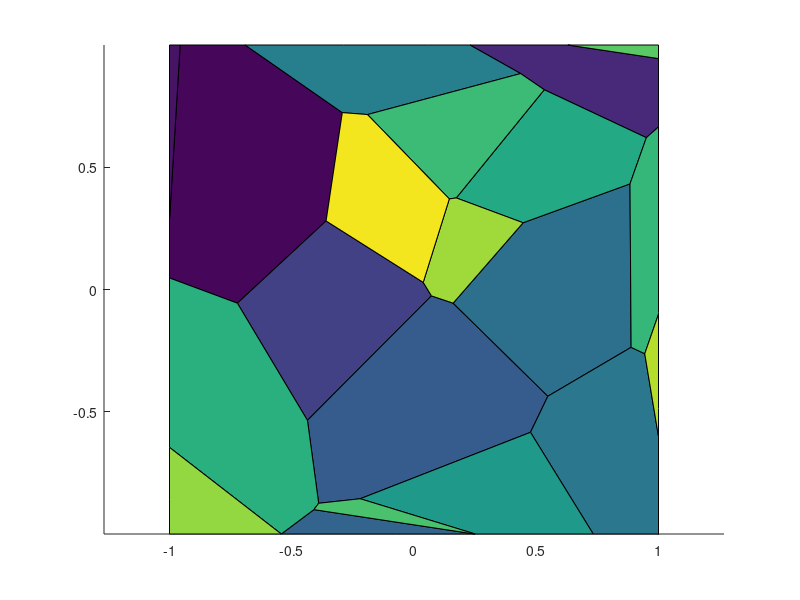

This figure's MATLAB source:
function voronoiPlane

x = -2+4*rand(40,1);
y = -2+4*rand(40,1);
x(1:4,1)=2*[-1 1 1 -1];
y(1:4,1)=2*[-1 -1 1 1];

X=[x y];
[v,c]=voronoin(X);

v=restrictPoints(v,-1);
v=restrictPoints(v,1);

for i = 1:length(c)
    % If at least one of the indices is 1,
    % then it is an open region and we can't
    % patch that.
    if all(c{i}~=1)
        patch(v(c{i},1),v(c{i},2),i); % use color i.
    end
end
axis equal
end

function newpoints=restrictPoints(points,bound)
newpoints=points;
if bound<0
    [row,col]=find(points<bound);
elseif bound>0
    [row,col]=find(points>bound);
end
for n=1:length(row)
    rowIdx=row(n);
    colIdx=col(n);
    newpoints(rowIdx,colIdx)=bound;
end
end
